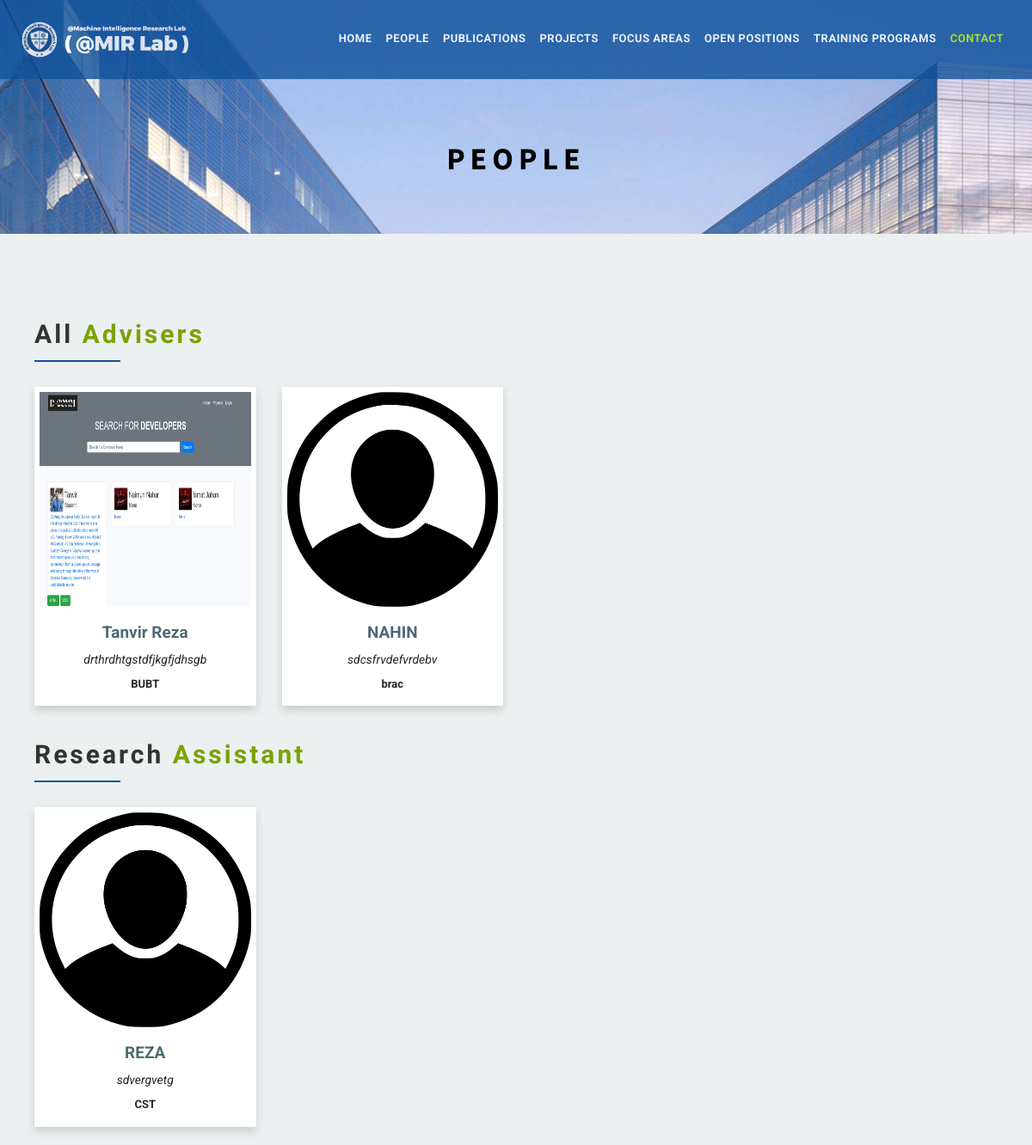
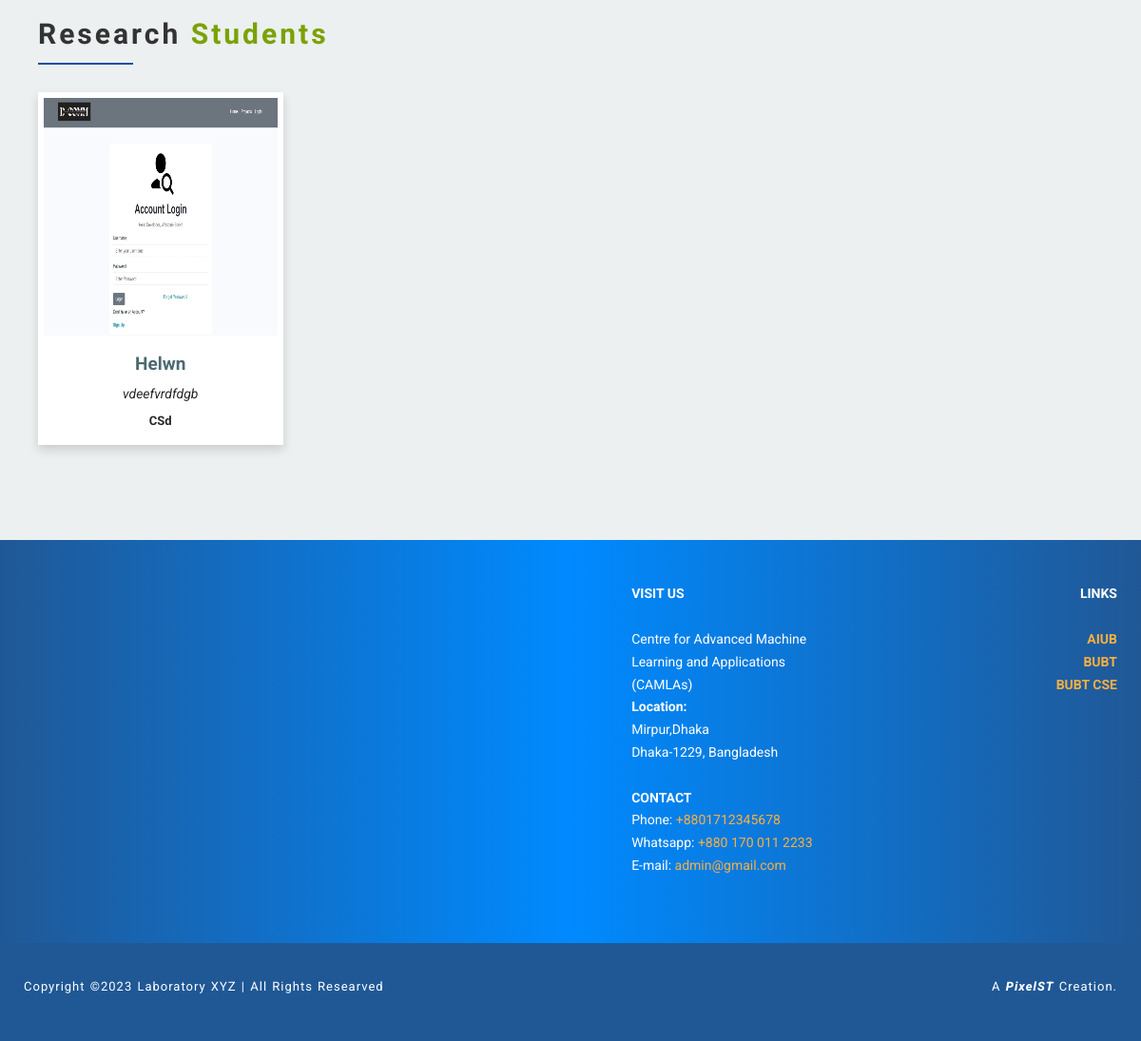
Screenshot of /people with the database file from the repository (2 pictures, top to bottom).
### users/models.py (models this page shows, shortened)
class People(models.Model):
    name = models.TextField(max_length=40,null=True,blank=True)
    designation = models.TextField(max_length=100,null=True,blank=True)
    university = models.TextField(max_length=300,null=True,blank=True)
    category = models.CharField(max_length=30,choices=PEOPLE_CHOICES,default="research_student")
    img = models.FileField(upload_to="people/")
    status = models.IntegerField(choices=STATUS, default = 1)
    class Meta:
         verbose_name = "People"

### website/models.py (models this page shows, shortened)
class Blog(models.Model):
    name = models.TextField(max_length=250,blank=True,null=True)
    about = models.TextField(blank=True,null=True)
    phone = models.CharField(max_length=20,blank=True,null=True)
    email = models.EmailField(max_length=50, blank=True,null=True)
    address = models.TextField(max_length=150,blank=True,null=True)
    class Meta:
         verbose_name = "Site Info"

### blog/views.py (the view)
# urls.py: path('people', views.people, name="people"),
def people(request):
    info = Blog.objects.first()
    advisor = People.objects.filter(category = "advisor")
    ra = People.objects.filter(category = "research_assistant")
    rs = People.objects.filter(category = "research_student")
    context  = {"advisors" : advisor, "research_assistants": ra,"research_students": rs,"info":info}
    return render(request,'people.html',context)

### templates/people.html
{% extends 'basic.html' %}
{% load static %}
{% block body %}
    <section class="mbr-section mbr-section--relative mbr-section--fixed-size mbr-parallax-background mbr-after-navbar"
        id="content5-94" data-rv-view="79"
        style="background-image: url(assets/images/csm-galerie-campusmil-005-7a9a2f188c-1920x1280.jpg);">
        <div class="mbr-section__container container mbr-section__container--isolated">
            <div class="mbr-header mbr-header--wysiwyg row">
                <div class="col-sm-8 col-sm-offset-2">
                    <h3 class="mbr-header__text">PEOPLE</h3>
                </div>
            </div>
        </div>
    </section>
    <div class="people_area ptb-80">
        <div class="container">
            <div class="row">
                <div class="col-md-12">
                    <div class="rf_outerwrap">
                        <div class="rf_title">
                            <div class="message_title">
                                <div class="committee_title">
                                    <h3>All <span>Advisers </span></h3>
                                </div>
                            </div>
                        </div>
                        <div class="people_list">
                            <div class="row">
                                {% for advisor in advisors %}
                                <div class="col-md-3">
                                    <div class="single_people">
                                        <div class="single_people_image">
                                            <img src="{{advisor.img.url}}" alt="photo">
                                        </div>
                                        <div class="single_people_bio">
                                            <div class="name">
                                                <a href="">
                                                    <h3>{{advisor.name}}</h3>
                                                </a>
                                            </div>
                                            <div class="designation">
                                                <p><em>{{advisor.designation}}</em></p>
                                            </div>
                                            <div class="uni">
                                                <p>{{advisor.university}}</p>
                                            </div>
                                        </div>
                                    </div>
                                </div>
                                {% endfor %}
                            </div>
                        </div>
                        <div class="rf_title">
                            <div class="message_title">
                                <div class="committee_title">
                                    <h3>Research <span>Assistant </span></h3>
                                </div>
                            </div>
                        </div>
                        <div class="people_list">
                            <div class="row">
                                {% for assistant in research_assistants %}
                                <div class="col-md-3">
                                    <div class="single_people">
                                        <div class="single_people_image">
                                            <img src="{{assistant.img.url}}" alt="photo">
                                        </div>
                                        <div class="single_people_bio">
                                            <div class="name">
                                                <a href="">
                                                    <h3>{{assistant.name}}</h3>
                                                </a>
                                            </div>
                                            <div class="designation">
                                                <p><em>{{assistant.designation}}</em></p>
                                            </div>
                                            <div class="uni">
                                                <p>{{assistant.university}}</p>
                                            </div>
                                        </div>
                                    </div>
                                </div>
                                {% endfor %}
                            </div>
                        </div>
                        <div class="rf_title">
                            <div class="message_title">
                                <div class="committee_title">
                                    <h3>Research <span>Students </span></h3>
                                </div>
                            </div>
                        </div>
                        <div class="people_list">
                            <div class="row">
                                {% for student in research_students %}
                                <div class="col-md-3">
                                    <div class="single_people">
                                        <div class="single_people_image">
                                            <img src="{{student.img.url}}" alt="photo">
                                        </div>
                                        <div class="single_people_bio">
                                            <div class="name">
                                                <a href="">
                                                    <h3>{{student.name}}</h3>
                                                </a>
                                            </div>
                                            <div class="designation">
                                                <p><em>{{student.designation}}</em></p>
                                            </div>
                                            <div class="uni">
                                                <p>{{student.university}}</p>
                                            </div>
                                        </div>
                                    </div>
                                </div>
                                {% endfor %}
                            </div>
                        </div>
                    </div>
                </div>
            </div>
        </div>
    </div>
    {% endblock %}

### templates/basic.html (shortened to what this page needs)
{% load static %}
<!DOCTYPE html>
<html>
<head>
  <link rel="stylesheet" href="{% static 'mobirise-icons/mobirise-icons.css' %}">
  <link rel="stylesheet" href="{% static 'mobirise-icons/mobirise-icons-bold.css' %}">
  <link rel="stylesheet" href="{% static 'css/bootstrap.min.css' %}">
  <link rel="stylesheet" href="{% static 'css/style.css' %}">
  <link rel="stylesheet" href="{% static 'css/custom.css' %}">
  <link rel="stylesheet" href="{% static 'css/responsive.css' %}">
  <link rel="stylesheet" href="{% static 'css/font-awesome.min.css' %}">
  <link rel="stylesheet" href="{% static 'css/owl.css' %}">
  <link rel="stylesheet" href="{% static 'css/dropdown-menu-style.css' %}">
  <link rel="stylesheet" href="{% static 'css/mobirise-slider-style.css' %}">
  <link rel="stylesheet" href="{% static 'css/mbr-additional.css' %}" type="text/css">
</head>
<body>
  <section id="dropdown-menu-2btn-93" data-rv-view="77">
    <nav class="navbar navbar-dropdown navbar-fixed-top">
      <div class="container">
        <div class="navbar-brand">
          <a href="index.html" class="navbar-logo"><img src="{% static 'images/mirlogo.png' %}" alt="Logo"></a>
        </div>
        <ul class="nav-dropdown collapse pull-xs-right navbar-toggleable-sm nav navbar-nav" id="exCollapsingNavbar">
          <li class="nav-item">
            <a class="nav-link link text-primary" href="{% url 'index' %}">HOME</a>
          </li>
          <li class="nav-item">
            <a class="nav-link link text-primary" href="{% url 'people' %}" aria-expanded="false">PEOPLE</a>
          </li>
          <li class="nav-item">
            <a class="nav-link link text-primary" href="{% url 'publications' %}">PUBLICATIONS</a>
          </li>
          <li class="nav-item">
            <a class="nav-link link text-primary" href="{% url 'projects' %}">PROJECTS</a>
          </li>
          <li class="nav-item">
            <a class="nav-link link text-primary" href="{% url 'FocusAreas' %}">FOCUS AREAS</a>
          </li>
          <li class="nav-item">
            <a class="nav-link link text-primary" href="{% url 'OpenPositions' %}">OPEN POSITIONS</a>
          </li>
          <li class="nav-item">
            <a class="nav-link link text-primary" href="{% url 'TrainingProgram' %}">TRAINING PROGRAMS</a>
          </li>
          <li class="nav-item">
            <a class="nav-link link text-primary" href="{% url 'Contact' %}" style="color: #b0e603">CONTACT</a>
          </li>
        </ul>
      </div>
    </nav>
  </section>
    {% block body %}
    {% endblock body %}
    <section class="mbr-section mbr-section--relative mbr-section--fixed-size footer_top_sec" id="contacts2-98"
    data-rv-view="108">
    <div class="mbr-section__container container">
      <div class="mbr-contacts mbr-contacts--wysiwyg row" style="padding-top: 45px; padding-bottom: 45px;">
        <div class="col-sm-6">
          <figure class="mbr-figure mbr-figure--wysiwyg mbr-figure--full-width mbr-figure--no-bg">
            <div class="mbr-figure__map mbr-figure__map--short">
              <iframe
                src="https://www.google.com/maps/embed?pb=!1m18!1m12!1m3!1d3649.900859878803!2d90.42521761405052!3d23.822124184553996!2m3!1f0!2f0!3f0!3m2!1i1024!2i768!4f13.1!3m3!1m2!1s0x3755c711d13bbec7%3A0xc47f7c3e8e2263f2!2sAmerican%20International%20University%20-%20Bangladesh%20(AIUB)!5e0!3m2!1sen!2sbd!4v1679504685518!5m2!1sen!2sbd"
                width="600" height="450" style="border:0;" allowfullscreen="" loading="lazy"
></iframe>
            </div>
          </figure>
        </div>
        <div class="col-sm-6">
          <div class="row">
            <div class="col-sm-5 col-sm-offset-1">
              <p class="mbr-contacts__text"><strong>VISIT US</strong><br><br>Centre for Advanced Machine
                Learning and Applications (CAMLAs) <br><strong>Location:</strong><br> {{info.address}} <br>Dhaka-1229, Bangladesh <br><br>
                <strong>CONTACT</strong>
                <br>Phone: <a href="tel:{{info.phone}}" class="text-warning">{{info.phone}}</a>
                <br>Whatsapp: <a href="tel:+1 (514) 343-7586 " class="text-warning">+880 170 011
                  2233</a>
                <br>E-mail: <a href="mailto:joelle.pelletier@umontreal.ca"
                  class="text-warning">{{info.email}}</a><br><br>
              </p>
            </div>
            <div class="col-sm-6" style="text-align: end;">
              <p class="mbr-contacts__text"><strong>LINKS</strong></p>
              <p class="mbr-contacts__text"><strong><br></strong></p>
              <p class="mbr-contacts__text"><strong><a href="https://www.aiub.edu/" target="_blank"
                    class="text-warning">AIUB</a></strong></p>
              <p class="mbr-contacts__text"><strong><a href="https://www.bubt.edu.bd/" target="_blank"
                    class="text-warning">BUBT</a></strong></p>
              <p class="mbr-contacts__text"><strong><a href="https://www.cse.bubt.edu.bd/" target="_blank"
                    class="text-warning">BUBT CSE</a></strong></p>
            </div>
          </div>
        </div>
      </div>
    </div>
    </section>
    <footer class="mbr-section mbr-section--relative mbr-section--fixed-size" id="footer1-99" data-rv-view="110"
    style="background-color: #205896;">
    <div class="mbr-section__container container">
      <div class="mbr-footer mbr-footer--wysiwyg row" style="padding-top: 36.9px; padding-bottom: 36.9px;">
        <div class="col-sm-12 footer_btm">
          <p class="mbr-footer__copyright">Copyright &copy;2023 Laboratory XYZ | All Rights Researved</p>
          <p>A <a href="https://www.pixelsofttech.com/" target="_blank">PixelST</a> Creation.</p>
        </div>
      </div>
    </div>
  </footer>
</body>
</html>

### rows the page displays
People: img (picture), name "Tanvir Reza", designation "drthrdhtgstdfjkgfjdhsgb", university "BUBT"
People: img (picture), name "NAHIN", designation "sdcsfrvdefvrdebv", university "brac"
People: img (placeholder picture), name "REZA", designation "sdvergvetg", university "CST"
People: img (picture), name "Helwn", designation "vdeefvrdfdgb", university "CSd"
Blog: address "Mirpur,Dhaka", phone "+8801712345678", email "admin@gmail.com"
